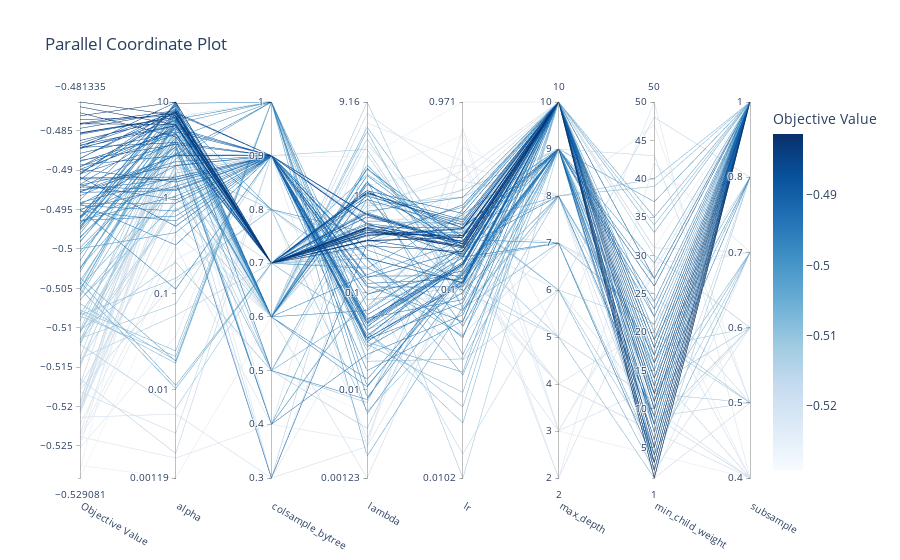

Source (notebook cell):
### Code cell
optuna.visualization.plot_parallel_coordinate(study)

### Figure 1 — Plotly figure (JSON) as saved in the notebook; plotly's stock layout.template omitted (floating-point values rounded to 4 significant figures; data arrays with more than 128 entries replaced by an {"elided": "..."} marker saying what was removed)
{"data": [{"dimensions": [{"label": "Objective Value", "range": [-0.5291, -0.4813], "values": {"elided": "148 float values"}}, {"label": "alpha", "range": [-2.926, 0.9999], "ticktext": ["0.00119", "0.01", "0.1", "1", "10"], "tickvals": [-2.926, -2, -1, 0, 0.9999], "values": {"elided": "148 float values"}}, {"label": "colsample_bytree", "range": [0, 7], "ticktext": [0.3, 0.4, 0.5, 0.6, 0.7, 0.8, 0.9, 1], "tickvals": [0, 1, 2, 3, 4, 5, 6, 7], "values": {"elided": "148 int values"}}, {"label": "lambda", "range": [-2.911, 0.962], "ticktext": ["0.00123", "0.01", "0.1", "1", "9.16"], "tickvals": [-2.911, -2, -1, 0, 0.962], "values": {"elided": "148 float values"}}, {"label": "lr", "range": [-1.992, -0.01295], "ticktext": ["0.0102", "0.1", "0.971"], "tickvals": [-1.992, -1, -0.01295], "values": {"elided": "148 float values"}}, {"label": "max_depth", "range": [2, 10], "values": {"elided": "148 int values"}}, {"label": "min_child_weight", "range": [1, 50], "values": {"elided": "148 int values"}}, {"label": "subsample", "range": [0, 5], "ticktext": [0.4, 0.5, 0.6, 0.7, 0.8, 1], "tickvals": [0, 1, 2, 3, 4, 5], "values": {"elided": "148 int values"}}], "labelangle": 30, "labelside": "bottom", "line": {"color": {"elided": "148 float values"}, "colorbar": {"title": {"text": "Objective Value"}}, "colorscale": [[0, "rgb(247,251,255)"], [0.125, "rgb(222,235,247)"], [0.25, "rgb(198,219,239)"], [0.375, "rgb(158,202,225)"], [0.5, "rgb(107,174,214)"], [0.625, "rgb(66,146,198)"], [0.75, "rgb(33,113,181)"], [0.875, "rgb(8,81,156)"], [1, "rgb(8,48,107)"]], "reversescale": false, "showscale": true}, "type": "parcoords"}], "layout": {"title": {"text": "Parallel Coordinate Plot"}}}
